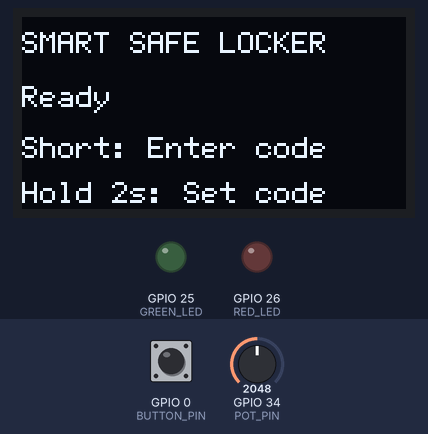
The sketch below on a simulated ESP32. Parts: 128×64 one-colour display, output pins drawn as LEDs (lit = HIGH). The test bench sets the inputs (shaded band); at power-on: GPIO 0 (BUTTON_PIN) HIGH, GPIO 34 (POT_PIN) = 2048 (analog values on the 0–4095 scale). EEPROM starts erased; what the sketch prints to the serial monitor is not drawn.

Above: at 2.4 s.
2.5 s: GPIO 0 (BUTTON_PIN) pulled LOW for 3.2 s
At 6.0 s:
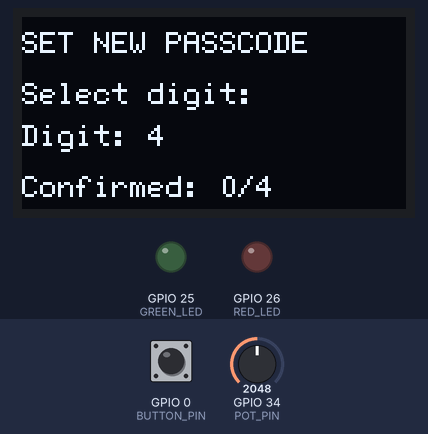
7.2 s: GPIO 34 (POT_PIN) set to 2866
At 8.1 s:
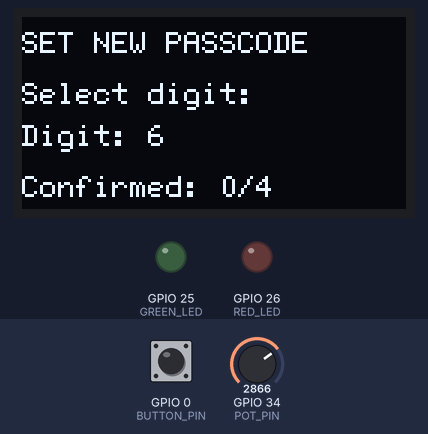
8.8 s: GPIO 0 (BUTTON_PIN) pulled LOW for 0.15 s
At 9.5 s:
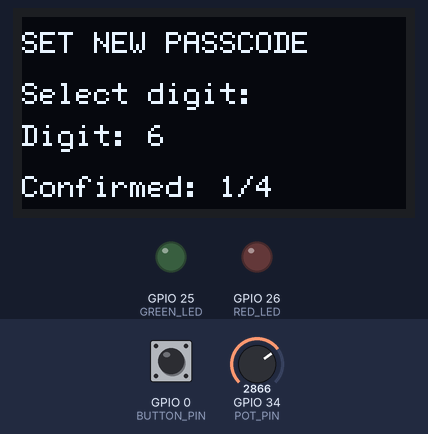
10.6 s: GPIO 34 (POT_PIN) set to 3603
At 11.9 s:
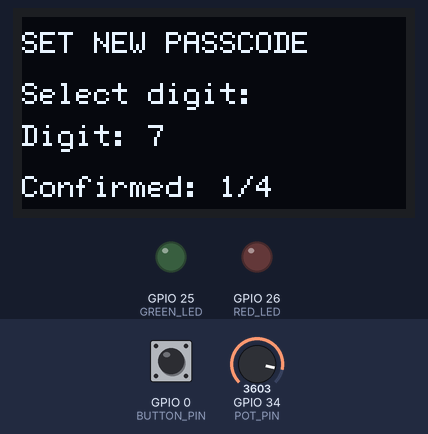
12.2 s: GPIO 34 (POT_PIN) set to 4095
At 13.2 s:
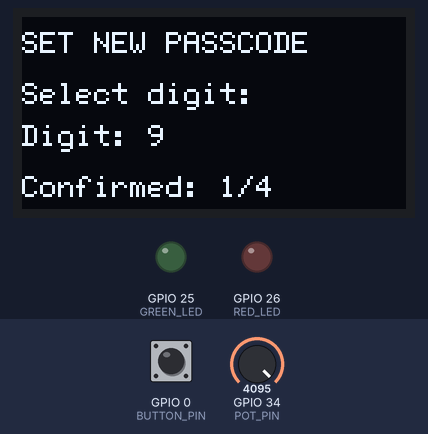
13.8 s: GPIO 0 (BUTTON_PIN) pulsed LOW 5 times (0.12 s each, 0.3 s apart)
At 15.6 s:
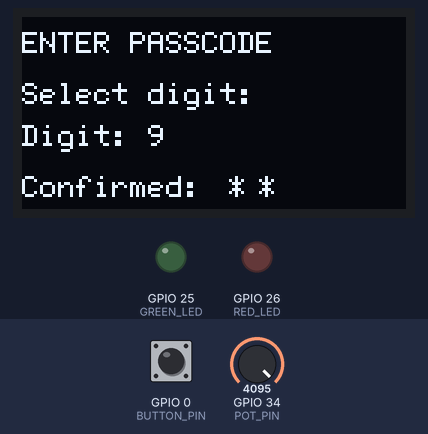
Timing chart, 0 to 17.1 s (numbered marks = the images above; inputs shaded):
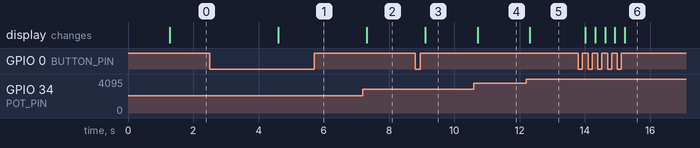

Measured:
- after the input at 2.5 s, the display: changes after 2.1 s (image 1)
- after the input at 7.2 s, the display: changes after 0.11 s (image 2)
- after the input at 8.8 s, the display: changes after 0.31 s (image 3)
- after the input at 10.6 s, the display: changes after 0.11 s (image 4)
- after the input at 12.2 s, the display: changes after 0.12 s (image 5)
- after the input at 13.8 s, the display: first changes after 0.22 s (image 6 shows a later state)

The sketch:

safe_locker.ino
```cpp
#include <Arduino.h>
#include <Wire.h>
#include <U8g2lib.h>
#include <Preferences.h>

// ---------------- OLED DISPLAY ----------------
U8G2_SSD1306_128X64_NONAME_F_HW_I2C oled(
  U8G2_R0, U8X8_PIN_NONE
);

Preferences preferences;

// ---------------- PIN CONFIGURATION ----------------
// For a classic ESP32 DevKit
const int POT_PIN = 34;
const int GREEN_LED = 25;
const int RED_LED = 26;
const int BUTTON_PIN = 0;  // BOOT button, active LOW

// OLED I2C: SDA = GPIO 21, SCL = GPIO 22

// ---------------- SECURITY SETTINGS ----------------
const int CODE_LENGTH = 4;
const int MAX_ATTEMPTS = 3;

const unsigned long LOCKOUT_TIME = 30000UL;
const unsigned long DEBOUNCE_TIME = 40;
const unsigned long LONG_PRESS_TIME = 2000;

// Default passcode on first use
const uint32_t DEFAULT_CODE = 2580;

uint32_t savedCode = DEFAULT_CODE;
int enteredDigits[CODE_LENGTH];
int digitCount = 0;
int failedAttempts = 0;

enum Mode {
  IDLE,
  ENTER_CODE,
  SET_CODE,
  LOCKOUT
};

Mode mode = IDLE;

unsigned long lockoutStart = 0;
unsigned long buttonDownTime = 0;
unsigned long lastButtonChange = 0;

bool lastRawButton = HIGH;
bool stableButton = HIGH;
bool longPressHandled = false;

unsigned long messageUntil = 0;
String statusMessage = "Ready";

// ---------------- POTENTIOMETER ----------------
int getSelectedDigit() {
  int value = analogRead(POT_PIN);
  return map(value, 0, 4095, 0, 9);
}

// ---------------- DISPLAY ----------------
void showScreen() {
  oled.clearBuffer();
  oled.setFont(u8g2_font_6x12_tf);

  if (mode == LOCKOUT) {
    unsigned long elapsed = millis() - lockoutStart;
    int remaining = (elapsed >= LOCKOUT_TIME)
                      ? 0
                      : (LOCKOUT_TIME - elapsed + 999) / 1000;

    oled.drawStr(0, 12, "SECURITY LOCKOUT");
    oled.drawStr(0, 30, "Too many failures");
    oled.drawStr(0, 46, "Try again in:");
    char buffer[20];
    snprintf(buffer, sizeof(buffer), "%d seconds", remaining);
    oled.drawStr(0, 62, buffer);
  }
  else if (mode == SET_CODE) {
    oled.drawStr(0, 12, "SET NEW PASSCODE");
    oled.drawStr(0, 29, "Select digit:");
    char buffer[24];
    snprintf(buffer, sizeof(buffer), "Digit: %d",
             getSelectedDigit());
    oled.drawStr(0, 43, buffer);

    snprintf(buffer, sizeof(buffer), "Confirmed: %d/%d",
             digitCount, CODE_LENGTH);
    oled.drawStr(0, 60, buffer);
  }
  else if (mode == ENTER_CODE) {
    oled.drawStr(0, 12, "ENTER PASSCODE");
    oled.drawStr(0, 29, "Select digit:");
    char buffer[24];
    snprintf(buffer, sizeof(buffer), "Digit: %d",
             getSelectedDigit());
    oled.drawStr(0, 43, buffer);

    oled.drawStr(0, 60, "Confirmed: ");
    for (int i = 0; i < digitCount; i++) {
      oled.drawStr(69 + (i * 10), 60, "*");
    }
  }
  else {
    oled.drawStr(0, 12, "SMART SAFE LOCKER");
    oled.drawStr(0, 30, statusMessage.c_str());

    if (millis() < messageUntil) {
      oled.drawStr(0, 48, "Press to continue");
    } else {
      oled.drawStr(0, 47, "Short: Enter code");
      oled.drawStr(0, 62, "Hold 2s: Set code");
    }
  }

  oled.sendBuffer();
}

// ---------------- LED CONTROL ----------------
void ledsOff() {
  digitalWrite(GREEN_LED, LOW);
  digitalWrite(RED_LED, LOW);
}

void successSignal() {
  digitalWrite(GREEN_LED, HIGH);
  digitalWrite(RED_LED, LOW);
}

void errorSignal() {
  digitalWrite(RED_LED, HIGH);
  digitalWrite(GREEN_LED, LOW);
}

// ---------------- RESET INPUT ----------------
void clearEnteredCode() {
  digitCount = 0;
  for (int i = 0; i < CODE_LENGTH; i++) {
    enteredDigits[i] = 0;
  }
}

// ---------------- PASSCODE COMPARISON ----------------
uint32_t digitsToNumber() {
  uint32_t result = 0;

  for (int i = 0; i < CODE_LENGTH; i++) {
    result = result * 10 + enteredDigits[i];
  }

  return result;
}

void startLockout() {
  mode = LOCKOUT;
  lockoutStart = millis();
  statusMessage = "Locked for 30 sec";
  ledsOff();
  Serial.println("LOCKOUT: 30 seconds");
}

void validateCode() {
  uint32_t candidate = digitsToNumber();

  if (candidate == savedCode) {
    failedAttempts = 0;
    mode = IDLE;
    statusMessage = "ACCESS GRANTED";
    messageUntil = millis() + 2500;
    successSignal();

    Serial.println("Access granted");
  } else {
    failedAttempts++;
    errorSignal();

    Serial.printf("Incorrect code. Attempts: %d/%d\n",
                  failedAttempts, MAX_ATTEMPTS);

    clearEnteredCode();

    if (failedAttempts >= MAX_ATTEMPTS) {
      startLockout();
    } else {
      mode = IDLE;
      statusMessage = "Incorrect passcode";
      messageUntil = millis() + 2000;
    }
  }
}

// ---------------- PASSCODE SETUP ----------------
void saveNewCode() {
  savedCode = digitsToNumber();

  preferences.putUInt("safeCode", savedCode);

  mode = IDLE;
  failedAttempts = 0;
  statusMessage = "Passcode saved";
  messageUntil = millis() + 2500;

  clearEnteredCode();
  ledsOff();

  Serial.println("New passcode saved");
}

// ---------------- BUTTON ACTION ----------------
void handleShortPress() {
  if (mode == LOCKOUT) {
    return;
  }

  if (mode == IDLE) {
    mode = ENTER_CODE;
    clearEnteredCode();
    statusMessage = "Enter passcode";
    messageUntil = 0;
  }

  if (mode == ENTER_CODE || mode == SET_CODE) {
    enteredDigits[digitCount] = getSelectedDigit();
    digitCount++;

    if (digitCount >= CODE_LENGTH) {
      if (mode == SET_CODE) {
        saveNewCode();
      } else {
        validateCode();
      }
    }
  }
}

void handleLongPress() {
  if (mode != IDLE) {
    return;
  }

  mode = SET_CODE;
  clearEnteredCode();
  ledsOff();

  statusMessage = "Set new passcode";
  messageUntil = 0;

  Serial.println("Passcode setup mode");
}

// ---------------- BUTTON DEBOUNCE ----------------
void updateButton() {
  bool rawButton = digitalRead(BUTTON_PIN);

  if (rawButton != lastRawButton) {
    lastButtonChange = millis();
    lastRawButton = rawButton;
  }

  if (millis() - lastButtonChange >= DEBOUNCE_TIME) {
    if (rawButton != stableButton) {
      stableButton = rawButton;

      if (stableButton == LOW) {
        buttonDownTime = millis();
        longPressHandled = false;
      } else {
        if (!longPressHandled) {
          handleShortPress();
        }
      }
    }
  }

  if (stableButton == LOW &&
      !longPressHandled &&
      millis() - buttonDownTime >= LONG_PRESS_TIME) {

    if (mode == IDLE) {
      handleLongPress();
      longPressHandled = true;
    }
  }
}

// ---------------- SETUP ----------------
void setup() {
  Serial.begin(115200);

  pinMode(GREEN_LED, OUTPUT);
  pinMode(RED_LED, OUTPUT);
  pinMode(BUTTON_PIN, INPUT_PULLUP);

  analogReadResolution(12);
  ledsOff();

  Wire.begin(21, 22);
  oled.begin();

  preferences.begin("safeLocker", false);

  savedCode = preferences.getUInt("safeCode", DEFAULT_CODE);

  oled.clearBuffer();
  oled.setFont(u8g2_font_6x12_tf);
  oled.drawStr(0, 20, "SMART SAFE LOCKER");
  oled.drawStr(0, 42, "System Starting...");
  oled.sendBuffer();

  delay(1200);

  statusMessage = "Ready";
  showScreen();

  Serial.println("Smart Safe Locker Ready");
  Serial.println("Short press: enter passcode");
  Serial.println("Hold BOOT 2 sec: set new passcode");
}

// ---------------- MAIN LOOP ----------------
void loop() {
  updateButton();

  if (mode == LOCKOUT &&
      millis() - lockoutStart >= LOCKOUT_TIME) {

    mode = IDLE;
    failedAttempts = 0;
    clearEnteredCode();

    statusMessage = "Lockout complete";
    messageUntil = millis() + 2000;

    ledsOff();

    Serial.println("Lockout ended");
  }

  static unsigned long lastDisplayUpdate = 0;

  if (millis() - lastDisplayUpdate >= 100) {
    lastDisplayUpdate = millis();
    showScreen();
  }
}
```
